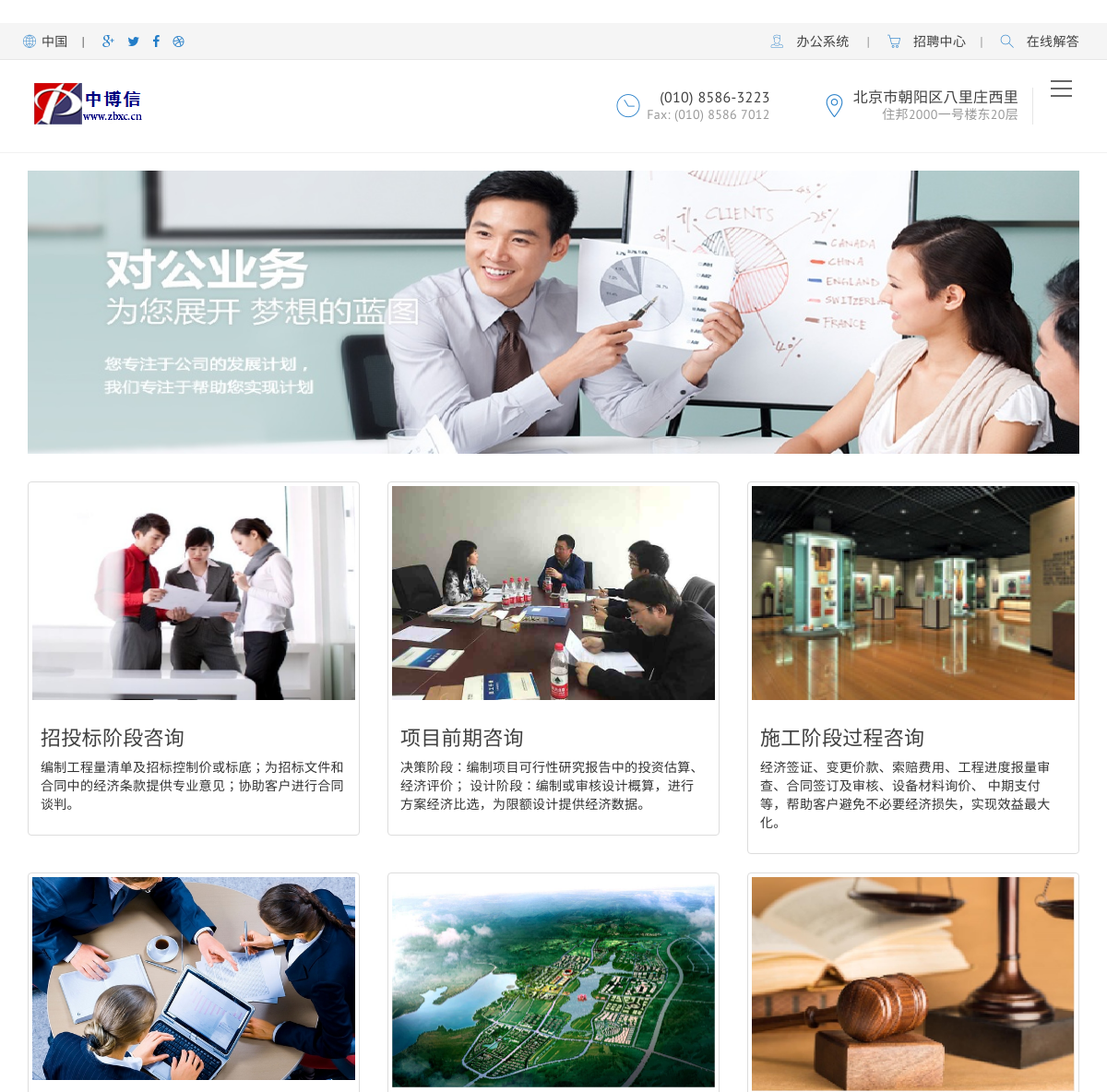
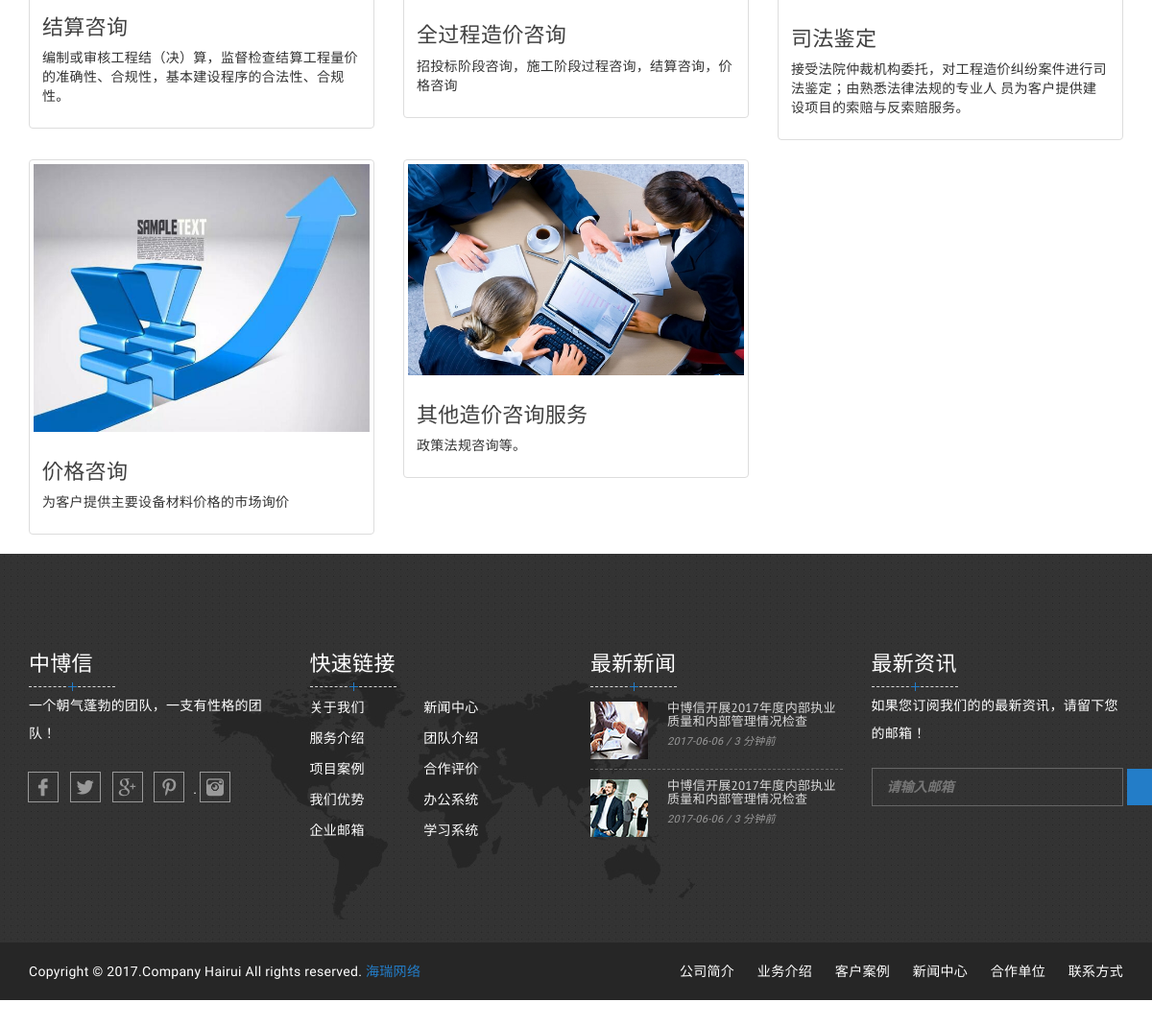
The app's page /business.html with its own data (2 pictures, top to bottom).
### zbxc/models.py (models this page shows)
class Business(models.Model):
    name = models.CharField('名称', max_length=32)
    introduce = models.CharField('业务介绍', max_length=360)
    img = models.CharField(verbose_name='图片', max_length=255)
    weight = models.SmallIntegerField('权重', default=1)
    status = models.BooleanField('显示/关闭', default=0)
    class Meta:
        verbose_name_plural = '业务介绍'
    def __str__(self):
        return '%s-%s' % (self.weight, self.name)

### zbxc/views/business.py (the view)
# urls.py: url(r'^business.html$', BusinessView.as_view()),
class BusinessView(View):
    def get(self, request):
        data = Business.objects.filter(status=1).order_by('weight')
        print(data)
        return render(request, 'business.html', locals())

### zbxc/templates/business.html (shortened to what this page needs)
﻿{% extends 'base.html' %}
{% block body %}
    <div class="content-body page">
      <div class="container">
        <img src="/static/business/buess.jpg" id="img">
        <div id="business">
            <div class="row">
                {% for row in data %}
                    <div class="col-sm-6 col-md-4">
                        <div class="thumbnail">
                          <img src="/static/{{ row.img }}" alt="{{ row.name }}">
                          <div class="caption">
                            <h3>{{ row.name }}</h3>
                            <p>{{ row.introduce }}</p>
                          </div>
                        </div>
                      </div>
                {% endfor %}
            </div>
        </div>
    </div>
{% endblock %}

### zbxc/templates/base.html (shortened to what this page needs)
<!DOCTYPE html>
<html>
  <head>
    <link rel="stylesheet" href="/static/css/reset.css">
    <link rel="stylesheet" href="/static/css/bootstrap.css">
    <link rel="stylesheet" href="/static/css/font-awesome.css">
    <link rel="stylesheet" href="/static/css/owl.carousel.css">
    <link rel="stylesheet" href="/static/css/jquery.fancybox.css">
    <link rel="stylesheet" href="/static/fonts/fi/flaticon.css">
    <link rel="stylesheet" href="/static/css/main.css">
    <link rel="stylesheet" href="/static/css/indent.css">
    <link rel="stylesheet" href="/static/rs-plugin/css/settings.css">
    <link rel="stylesheet" href="/static/rs-plugin/css/layers.css">
    <link rel="stylesheet" href="/static/rs-plugin/css/navigation.css">
  </head>
<body>
    <header>
      <div class="site-top-panel">
        <div class="container p-relative">
          <div class="row">
            <div class="col-sm-6">
              <div class="top-left-wrap">
                <div class="lang-wrap">
                  <div>
                    <ul>
                      <li><a href="#" class="lang-sel icl-en">中国<i class="flaticon-internet"></i></a>
                      </li>
                    </ul>
                  </div>
                </div><span>|</span>
                <div class="social-wrap">
                    <a href="" title="Google +" class="cws_social_link">
                        <i class="share-icon fa fa-google-plus"></i>
                    </a>
                    <a href="" title="Twitter" class="cws_social_link">
                        <i class="share-icon fa fa-twitter"></i>
                    </a>
                    <a href="" title="Facebook" class="cws_social_link">
                        <i class="share-icon fa fa-facebook"></i>
                    </a>
                    <a href="" title="Dribbble" class="cws_social_link">
                        <i class="share-icon fa fa-dribbble"></i>
                    </a>
                </div>
              </div>
            </div>
            <div class="col-sm-6 text-right">
              <div class="top-right-wrap">
                <div class="top-login">
                    <i class="flaticon-people-2"></i>
                    <a href="http://oa.zbxc.cn">办公系统</a>
                </div>
                  <span>|</span>
                <div class="top-shop">
                    <i class="flaticon-commerce"></i>
                    <a href="/zhaopin.html">招聘中心</a>
                </div><span>|</span>
                <div class="top-search">
                    <i class="flaticon-interface"></i>
                    <a href="http://oa.zbxc.cn">在线解答</a>
                </div>
              </div>
            </div>
          </div>
        </div>
      </div>
      <nav class="main-nav js-stick">
        <div class="full-wrapper relative clearfix container">
          <div class="nav-logo-wrap local-scroll">
              <a href="index.html" class="logo">
              <img src="/static/img/logo.png"  alt>
              <img src="/static/img/logo.png" alt class="sticky-logo"></a>
          </div>
          <div class="inner-nav desktop-nav switch-menu">
            <ul class="clearlist">
            </ul>
            <div class="menu-contacts">
              <div class="menu-contacts-item"><i class="flaticon-placeholder cws-icon"></i>
                <p class="mb-0">北京市朝阳区八里庄西里</p>
                <p class="mb-0">住邦2000一号楼东20层</p>
              </div>
              <div class="menu-contacts-item"><i class="flaticon-time cws-icon"></i>
                <p class="mb-0">(010) 8586-3223</p>
                <p class="mb-0">Fax: (010) 8586 7012</p>
              </div>
            </div><a href="#" class="menu-bar"><span class="ham"></span></a>
          </div>
        </div>
      </nav>
    </header>
    {% block body %}{% endblock %}
    {% block foot %}
    <footer style="background-image: url('/static/pic/footer/footer-bg.jpg')" class="footer footer-fixed">
      <div class="container">
        <div class="row cws-multi-col">
          <div class="col-md-3 col-sm-6 mb-md-50">
            <div class="widget-footer text">
              <h3>中博信</h3>
              <div class="cws_divider with-plus short-2 mb-5 mt-10"></div>
              <p>一个朝气蓬勃的团队，一支有性格的团队！</p>
              <div class="footer-cws-social mt-25">
                  <a href="#" class="cws-social flaticon-social-4"></a>
                  <a href="#" class="cws-social flaticon-social"></a>
                  <a href="#" class="cws-social flaticon-social-3"></a>
                  <a href="#" class="cws-social flaticon-social-1"></a>.
                  <a href="#" class="cws-social flaticon-social-network"></a></div>
            </div>
          </div>
          <div class="col-md-3 col-sm-6 mb-md-50">
            <div class="widget-footer">
              <h3>快速链接</h3>
              <div class="cws_divider with-plus short-2 mb-5 mt-10"></div>
              <ul>
                <li><a href="#showme">关于我们</a> <a href="#news">新闻中心</a></li>
                <li><a href="#servers">服务介绍</a> <a href="#tuandui">团队介绍</a></li>
                <li><a href="#projects">项目案例</a> <a href="#hezuo">合作评价</a></li>
                <li><a href="#youshi">我们优势</a> <a href="http://oa.zbxc.cn">办公系统</a></li>
                <li><a href="http://mail.zbxc.cn">企业邮箱</a> <a href="#">学习系统</a>		</li>
              </ul>
            </div>
          </div>
          <div class="col-md-3 col-sm-6 mb-sm-50">
            <div class="widget-footer">
              <h3>最新新闻</h3>
              <div class="cws_divider with-plus short-2 mb-5 mt-10"></div>
              <div class="recent-item clearfix"><a href="#"><img src="/static/pic/footer/1.jpg" data-at2x="pic/footer/1@2x.jpg" alt></a>
                <h4 class="recent-title"><a href="#">中博信开展2017年度内部执业质量和内部管理情况检查</a></h4>
                <p>2017-06-06 / 3 分钟前</p>
              </div>
              <div class="recent-item clearfix"><a href="#"><img src="/static/pic/footer/2.jpg" data-at2x="pic/footer/2@2x.jpg" alt></a>
                <h4 class="recent-title"><a href="#">中博信开展2017年度内部执业质量和内部管理情况检查</a></h4>
                <p>2017-06-06 / 3 分钟前</p>
              </div>
            </div>
          </div>
          <div class="col-md-3 col-sm-6">
            <div class="widget-footer">
              <h3>最新资讯</h3>
              <div class="cws_divider with-plus short-2 mb-5 mt-10"></div>
              <address>
                <p>如果您订阅我们的的最新资讯，请留下您的邮箱！ </p>
              </address>
              <div class="footer-form-wrap">
                <form method="get" action="#" class="newsletter contact-form">
                  <div class="newsletter-footer-wrap">
                    <input type="EMAIL" placeholder="请输入邮箱" value="" name="email" class="newsletter-field">
                    <input type="submit" value="订阅" class="newsletter-submit cws-button alt"/>
                  </div>
                </form>
              </div>
            </div>
          </div>
        </div>
      </div>
      <div class="copyright">
        <div class="container">
          <div class="row">
            <div class="col-sm-6">
              <p>Copyright &copy; 2017.Company Hairui All rights reserved.
                  <a target="_blank" href="http://www.hairuinet.com">海瑞网络</a></p>
            </div>
            <div class="col-sm-6 text-right">
                <a href="/index.html" class="footer-nav">公司简介</a>
                <a href="/business.html" class="footer-nav">业务介绍</a>
                <a href="/case.html" class="footer-nav">客户案例</a>
                <a href="/news.html" class="footer-nav">新闻中心</a>
                <a href="/business.html" class="footer-nav">合作单位</a>
                <a href="/contact.html" class="footer-nav">联系方式</a></div>
          </div>
        </div>
      </div>
    </footer>
    {% endblock %}
  </body>
</html>

### zbxc/status/css/indent.css (style rules this page uses)
.mt-10 { margin-top: 10px }
.mt-25 { margin-top: 25px }
.mb-0 { margin-bottom: 0!important }
.mb-5 { margin-bottom: 5px }

### zbxc/templates/business.html (style rules this page uses)
#img { margin-top: -100px }
#business { margin-top: 30px; }

### records on screen
Business: img (picture), name "招投标阶段咨询", introduce "编制工程量清单及招标控制价或标底；为招标文件和合同中的经济条款提供专业意见；协助客户进行合同谈判。"
Business: img (picture), name "项目前期咨询", introduce "决策阶段：编制项目可行性研究报告中的投资估算、经济评价； 设计阶段：编制或审核设计概算，进行方案经济比选，为限额设计提供经济数据。"
Business: img (picture), name "施工阶段过程咨询", introduce "经济签证、变更价款、索赔费用、工程进度报量审查、合同签订及审核、设备材料询价、 中期支付等，帮助客户避免不必要经济损失，实现效益最大化。"
Business: img (picture), name "结算咨询", introduce "编制或审核工程结（决）算，监督检查结算工程量价的准确性、合规性，基本建设程序的合法性、合规性。"
Business: img (picture), name "全过程造价咨询", introduce "招投标阶段咨询，施工阶段过程咨询，结算咨询，价格咨询"
Business: img (picture), name "司法鉴定", introduce "接受法院仲裁机构委托，对工程造价纠纷案件进行司法鉴定；由熟悉法律法规的专业人 员为客户提供建设项目的索赔与反索赔服务。"
Business: img (picture), name "价格咨询", introduce "为客户提供主要设备材料价格的市场询价"
Business: img (picture), name "其他造价咨询服务", introduce "政策法规咨询等。"
